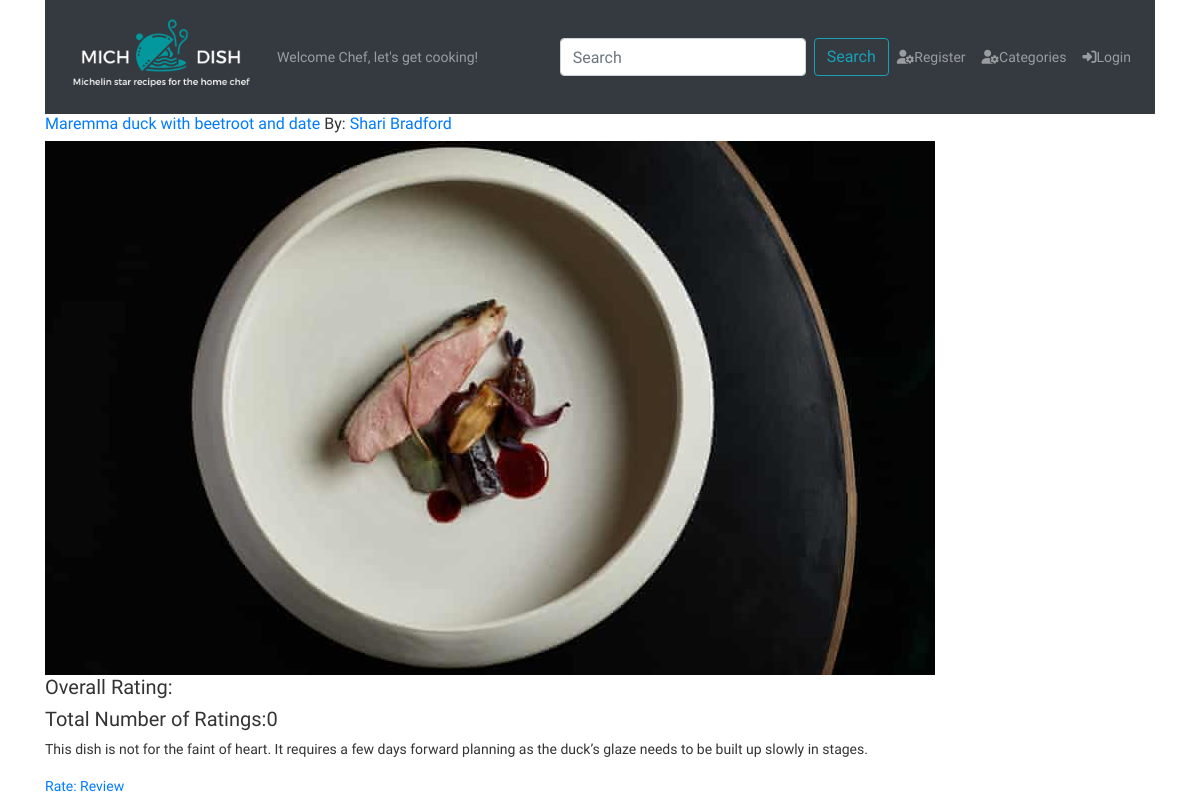
The app's page /category/2, older data.
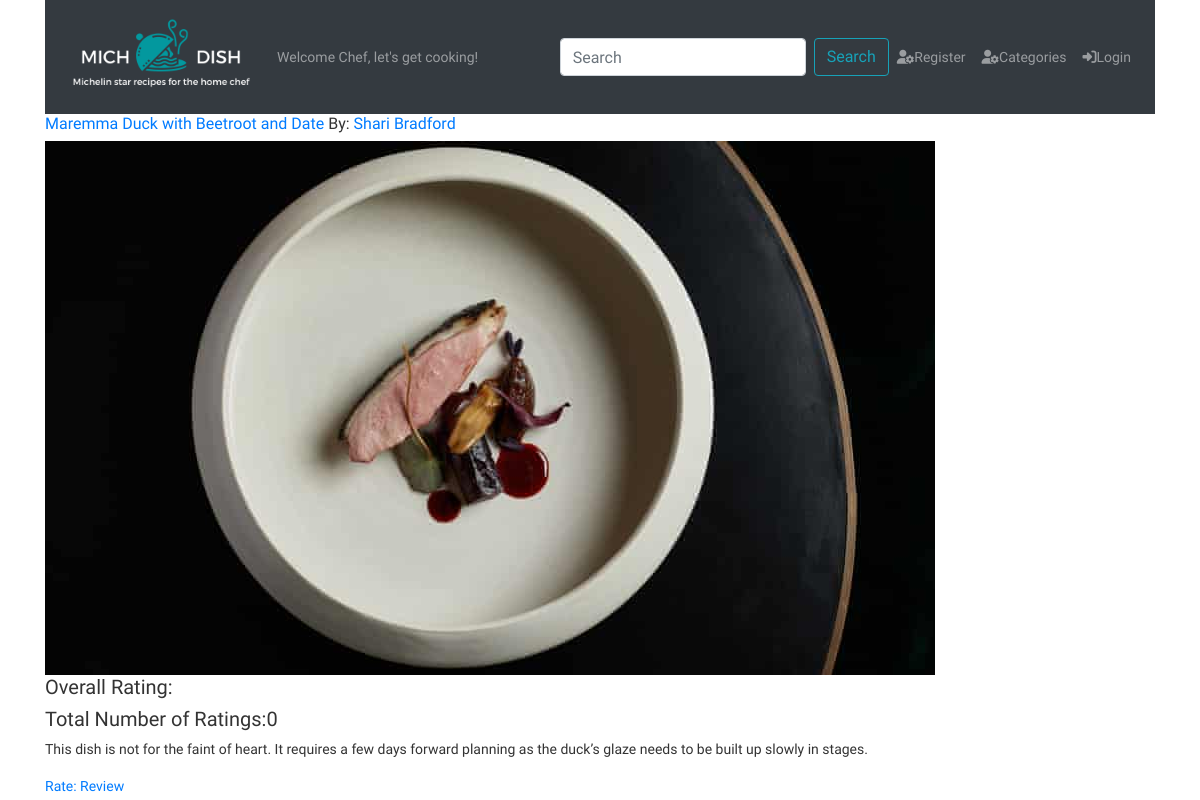
The same page, newer data.
### dish/models.py (models this page shows, shortened)
class Dish(models.Model):
    title = models.CharField(max_length=255)
    recipe = models.TextField(help_text="Instructions for how to make the dish.")
    description = models.TextField(blank=True, help_text="Describe the dish, its history and why you were inspired to make it.")
    ingredients = models.TextField(help_text="Add each ingredient on a new line.")
    prep_time = models.IntegerField(help_text="Prep time in minutes.")
    cook_time = models.IntegerField(help_text="Cook time in minutes.")
    servings = models.IntegerField()
    profile_pic = models.ImageField(
        upload_to=dish_directory_path,
        default= 'dishes/blank-dish.jpg',
        blank=True,
        null=True,
        )
    categories = models.ManyToManyField(Category, related_name='dishes', help_text="Select all categories that apply.")
    poster = models.ForeignKey(User, related_name='user_dishes', on_delete=models.CASCADE)
    user_likes = models.ManyToManyField(User, related_name='liked_dishes')
    created_at = models.DateField(auto_now_add=True)
    updated_at = models.DateField(auto_now=True)

### dish/views.py (the view)
# urls.py: path('<int:category_id>', views.category_dishes, name="category_dishes"),
def category_dishes(request, category_id):
    user = request.user #User.objects.get(id=request.session['user_id'])
    category = Category.objects.get(id=category_id)
    context = {
        'user': user,
        'category' : category,
        'dishes': Dish.objects.filter(categories__in=[category_id]).order_by('ratings__rating') #category.dishes.all().order_by('rating__rating'),
    }
    return render(request, 'dish/category_dishes.html', context)

### dish/templates/dish/category_dishes.html (shortened to what this page needs)
{% extends 'dish/base.html' %}
{% load static %}
{% block css %}
<link rel="stylesheet" href="{% static 'dish/css/categories.css' %}">
{% endblock css %}
{% block profile %}
{% if user.is_authenticated %}
<a href="{% url 'accounts:user_profile' profiled_user_id=user.id %}" class="nav-link"><i
    class="fas fa-user-cog"></i>Profile</a>
{% else %}
<a href="{% url 'accounts:signup' %}" class="nav-link"><i class="fas fa-user-cog"></i>Register</a>
{% endif %}
{% endblock profile %}
{% block login %}
{% if user.is_authenticated %}
<a href="{% url 'logout' %}" class="nav-link"><i class="fas fa-sign-out-alt"></i>Logout</a>
{% else %}
<a href="{% url 'login' %}" class="nav-link"><i class="fas fa-sign-in-alt"></i>Login</a>
{% endif %}
{% endblock login %}
{% block content %}
<div class="container">
  {% for dish in dishes %}
  <div class="row post">
    <div>
      <h6><a href="/dish/{{ dish.id }}">{{ dish.title }}</a> By: <a
          href="{% url 'accounts:user_profile' profiled_user_id=dish.poster.id %}">{{ dish.poster.first_name }}
          {{ dish.poster.last_name }}</a></h6>
    </div>
    <div id="picture">
      <div>
        <img src="{{ dish.profile_pic.url }}" alt="Dish Picture Here">
      </div>
      <div>
        <h5>Overall Rating: {{ dish.ratings.avg }} </h5>
      </div>
      <div>
        <h5>Total Number of Ratings:{{ dish.ratings.count }}</h5>
      </div>
    </div>
    <div id="description">
      <p>{{ dish.description }}</p>
      <div id="rate">
        <a href="">Rate: </a>
        <a href="">Review</a>
      </div>
    </div>
  </div>
  {% endfor %}
</div>
{% endblock %}

Row changes from the older to the newer data that the page shows:
changed Dish "Shari": title "Maremma duck with beetroot and date" → "Maremma Duck with Beetroot and Date"
